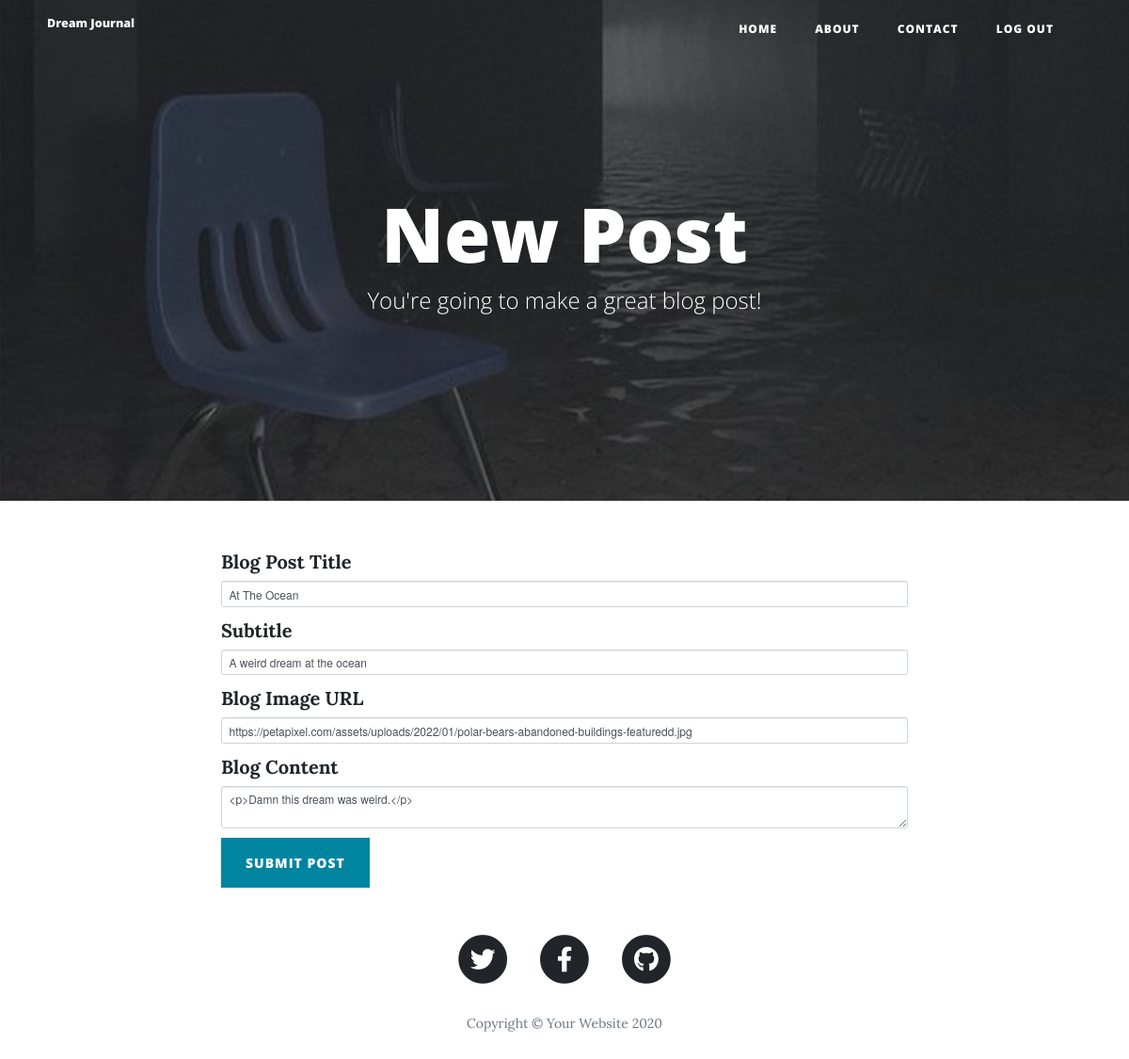
Page /edit-post/2 (signed in) on the committed database.
### main.py (models this page shows)
class BlogPost(db.Model):
    __tablename__ = "blog_posts"
    id = db.Column(db.Integer, primary_key=True)
    author_id = db.Column(db.Integer, db.ForeignKey("users.id"))
    author = relationship("User", back_populates="posts")
    title = db.Column(db.String(250), unique=True, nullable=False)
    subtitle = db.Column(db.String(250), nullable=False)
    date = db.Column(db.String(250), nullable=False)
    body = db.Column(db.Text, nullable=False)
    img_url = db.Column(db.String(250), nullable=False)
    comments = relationship("Comment", back_populates="parent_post")

### main.py (the view, shortened to what this page needs)
@app.route("/edit-post/<int:post_id>", methods=['GET', 'POST'])
@admin_only
def edit_post(post_id):
    post = BlogPost.query.get(post_id)
    edit_form = CreatePostForm(
        title=post.title,
        subtitle=post.subtitle,
        img_url=post.img_url,
        author=current_user,
        body=post.body
    )
    return render_template("make-post.html", form=edit_form)

### forms.py
class CreatePostForm(FlaskForm):
    title = StringField("Blog Post Title", validators=[DataRequired()])
    subtitle = StringField("Subtitle", validators=[DataRequired()])
    img_url = StringField("Blog Image URL", validators=[DataRequired(), URL()])
    body = CKEditorField("Blog Content", validators=[DataRequired()])
    submit = SubmitField("Submit Post")

### main.py (called while the page is built)
def admin_only(f):
    @wraps(f)
    def decorated_function(*args, **kwargs):
        if current_user.id != 1:
            return abort(403)
        return f(*args, **kwargs)
    return decorated_function

@login_manager.user_loader
def load_user(user_id):
    return User.query.get(int(user_id))

### templates/make-post.html (shortened to what this page needs)
{% extends 'bootstrap/base.html' %}
{% import "bootstrap/wtf.html" as wtf %}
{% block content %}
{% include "header.html" %}
  <header class="masthead" style="background-image: url('{{ url_for('static', filename='img/edit-bg.png')}}')">
    <div class="overlay"></div>
    <div class="container">
      <div class="row">
        <div class="col-lg-8 col-md-10 mx-auto">
          <div class="page-heading">
            {% if is_edit: %}
            <h1>Edit Post</h1>
            {% else: %}
            <h1>New Post</h1>
            {% endif %}
            <span class="subheading">You're going to make a great blog post!</span>
          </div>
        </div>
      </div>
    </div>
  </header>
  <div class="container">
    <div class="row">
      <div class="col-lg-8 col-md-10 mx-auto">
        {{ wtf.quick_form(form, novalidate=True, button_map={"submit": "primary"}) }}
      </div>
    </div>
  </div>
{% include "footer.html" %}
{% endblock %}

### rows in the picture
BlogPost: title "At The Ocean", subtitle "A weird dream at the ocean", img_url "https://petapixel.com/assets/uploads/2022/01/polar-bears-abandoned-buildings-featuredd.jpg", body "<p>Damn this dream was weird.</p>"
